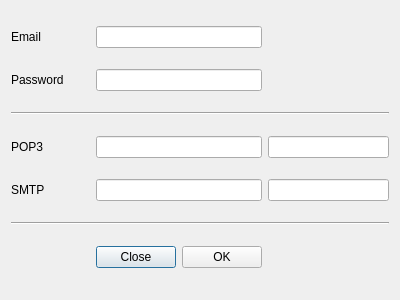
<?xml version="1.0" encoding="UTF-8"?>
<ui version="4.0">
 <class>NewUser</class>
 <widget class="QDialog" name="NewUser">
  <property name="geometry">
   <rect>
    <x>0</x>
    <y>0</y>
    <width>400</width>
    <height>300</height>
   </rect>
  </property>
  <property name="windowTitle">
   <string>New User</string>
  </property>
  <layout class="QGridLayout" name="gridLayout">
   <item row="0" column="0">
    <widget class="QLabel" name="label">
     <property name="text">
      <string>Email</string>
     </property>
    </widget>
   </item>
   <item row="0" column="1" colspan="2">
    <widget class="QLineEdit" name="emailLE"/>
   </item>
   <item row="0" column="3">
    <spacer name="horizontalSpacer">
     <property name="orientation">
      <enum>Qt::Horizontal</enum>
     </property>
     <property name="sizeHint" stdset="0">
      <size>
       <width>121</width>
       <height>20</height>
      </size>
     </property>
    </spacer>
   </item>
   <item row="1" column="0">
    <widget class="QLabel" name="label_2">
     <property name="text">
      <string>Password</string>
     </property>
    </widget>
   </item>
   <item row="1" column="1" colspan="2">
    <widget class="QLineEdit" name="passwordLE">
     <property name="echoMode">
      <enum>QLineEdit::Normal</enum>
     </property>
    </widget>
   </item>
   <item row="1" column="3">
    <spacer name="horizontalSpacer_2">
     <property name="orientation">
      <enum>Qt::Horizontal</enum>
     </property>
     <property name="sizeHint" stdset="0">
      <size>
       <width>121</width>
       <height>20</height>
      </size>
     </property>
    </spacer>
   </item>
   <item row="2" column="0" colspan="4">
    <widget class="Line" name="line">
     <property name="orientation">
      <enum>Qt::Horizontal</enum>
     </property>
    </widget>
   </item>
   <item row="3" column="0">
    <widget class="QLabel" name="label_3">
     <property name="text">
      <string>POP3</string>
     </property>
    </widget>
   </item>
   <item row="3" column="1" colspan="2">
    <widget class="QLineEdit" name="popHostLE"/>
   </item>
   <item row="3" column="3">
    <widget class="QLineEdit" name="popPortLE"/>
   </item>
   <item row="4" column="0">
    <widget class="QLabel" name="label_4">
     <property name="text">
      <string>SMTP</string>
     </property>
    </widget>
   </item>
   <item row="4" column="1" colspan="2">
    <widget class="QLineEdit" name="smtpHostLE"/>
   </item>
   <item row="4" column="3">
    <widget class="QLineEdit" name="smtpPortLE"/>
   </item>
   <item row="5" column="0" colspan="4">
    <widget class="Line" name="line_2">
     <property name="orientation">
      <enum>Qt::Horizontal</enum>
     </property>
    </widget>
   </item>
   <item row="6" column="0">
    <spacer name="horizontalSpacer_3">
     <property name="orientation">
      <enum>Qt::Horizontal</enum>
     </property>
     <property name="sizeHint" stdset="0">
      <size>
       <width>67</width>
       <height>20</height>
      </size>
     </property>
    </spacer>
   </item>
   <item row="6" column="1">
    <widget class="QPushButton" name="closePB">
     <property name="text">
      <string>Close</string>
     </property>
    </widget>
   </item>
   <item row="6" column="2">
    <widget class="QPushButton" name="okPB">
     <property name="text">
      <string>OK</string>
     </property>
    </widget>
   </item>
   <item row="6" column="3">
    <spacer name="horizontalSpacer_4">
     <property name="orientation">
      <enum>Qt::Horizontal</enum>
     </property>
     <property name="sizeHint" stdset="0">
      <size>
       <width>121</width>
       <height>20</height>
      </size>
     </property>
    </spacer>
   </item>
  </layout>
 </widget>
 <resources/>
 <connections/>
</ui>
